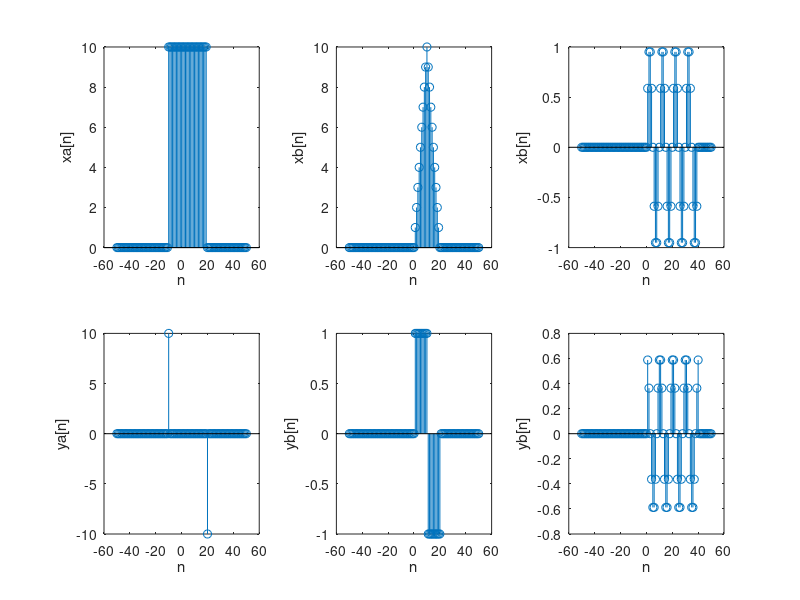

Write MATLAB code to recreate this figure.
% ch02/basic_problem_33.m

n = (-50 : 50);
u = @(n) n >= 0;

x = 10 * (u(n + 10) - u(n - 20));
y = filter([1 -1], 1, x);
subplot(231); stem(n, x); xlabel('n'); ylabel('xa[n]');
subplot(234); stem(n, y); xlabel('n'); ylabel('ya[n]');

x = n .* (u(n) - u(n - 10)) + (20 - n) .* (u(n - 10) - u(n - 20));
y = filter([1 -1], 1, x);
subplot(232); stem(n, x); xlabel('n'); ylabel('xb[n]');
subplot(235); stem(n, y); xlabel('n'); ylabel('yb[n]');

x = cos(0.2 * pi * n - pi / 2) .* (u(n) - u(n - 40));
y = filter([1 -1], 1, x);
subplot(233); stem(n, x); xlabel('n'); ylabel('xb[n]');
subplot(236); stem(n, y); xlabel('n'); ylabel('yb[n]');
